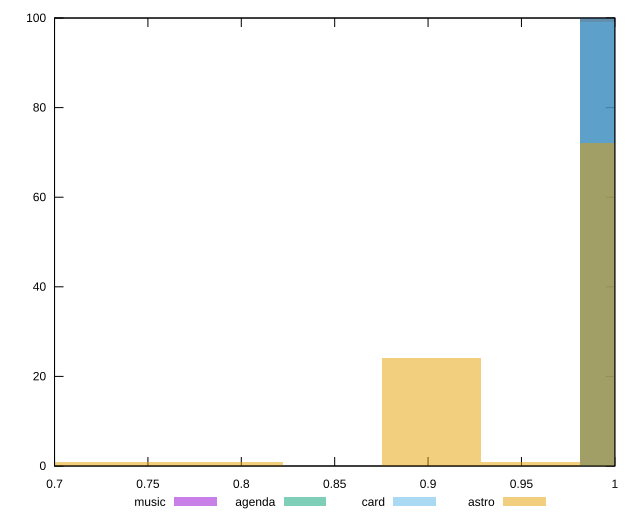

gnuplot code for this plot:
reset

$music <<EOF
1.0078151164338067 100
EOF

$agenda <<EOF
1.0078151164338067 100
EOF

$card <<EOF
1.0078151164338067 99
EOF

$astro <<EOF
1.0078151164338067 72
0.9017293147039324 24
0.9547722155688695 1
0.7956435129740579 1
0.6895577112441835 1
0.7426006121091208 1
EOF

set key outside below
set boxwidth 0.053042900864937195
set xrange [0.7:1]
set yrange [0:100]
set trange [0:100]
set style fill transparent solid 0.5 noborder
set terminal svg size 640, 520 enhanced background rgb 'white'
set output "reports/report_00027_2021-02-24T12-40-31.850Z/legacy-javascript/comparison/histogram/all_score.svg"

plot $music title "music" with boxes, \
     $agenda title "agenda" with boxes, \
     $card title "card" with boxes, \
     $astro title "astro" with boxes

reset
